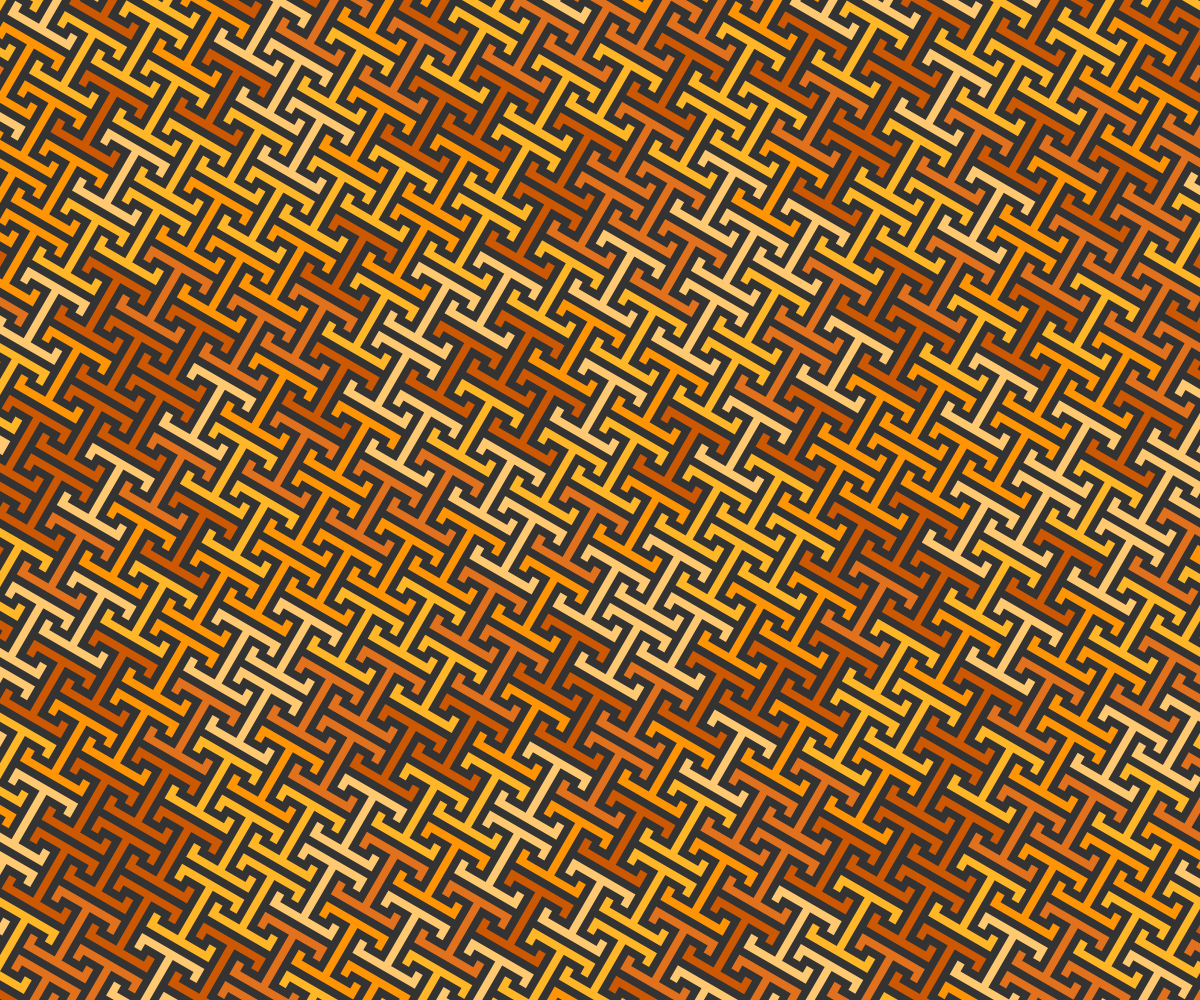
Frame 1 (no input)
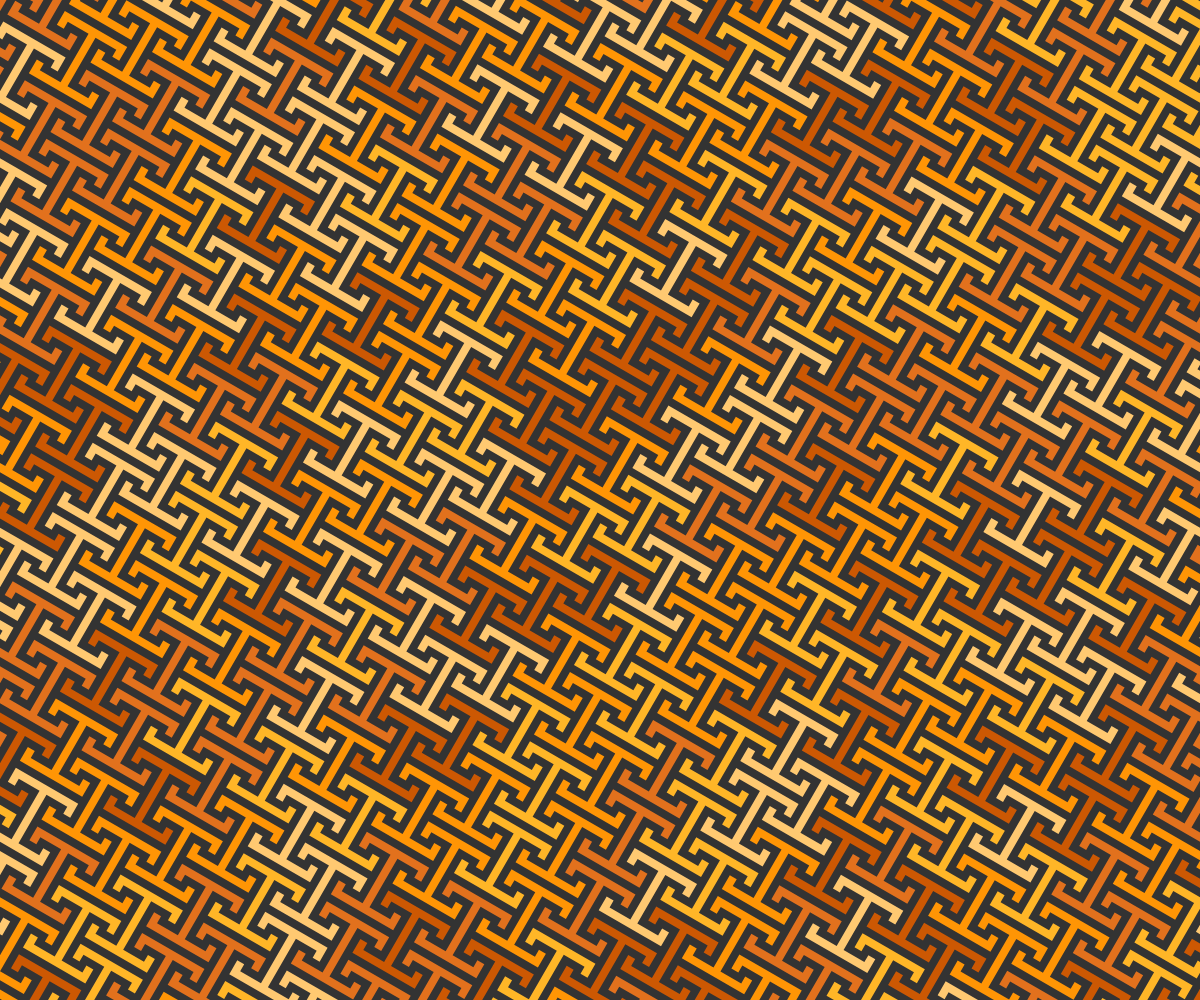
Frame 2 (the mouse pressed at the canvas centre, redrawn once)

The p5.js sketch that drew these frames (run headless with seeded random() and noise() and a simulated clock; the mouse was pressed at the canvas centre and the sketch redrawn once):

// p5.js sketch
// ── sketch.js
"use strict"

const COLORS = ["#CC5803", "#E2711D", "#FF9505", "#FFB627", "#FFC971"];
const WHITE  = "#FFFFFF";
const BLACK  = "#333333";

function setup(){
	createCanvas(windowWidth, windowHeight);
	angleMode(DEGREES); rectMode(CENTER); imageMode(CENTER);
	textAlign(CENTER, CENTER); textSize(14);
	noLoop();
}

function draw(){
	background(BLACK);
	noFill();
	noStroke();

	const len = 8;
	drawKoujiUnit(width/2, height/2, len, 30);
}

function drawKoujiUnit(x, y, len, rot=0){

	const pX = len * 6;
	const pY = len * 10;
	const rows = floor(height / pY) + 2;
	const cols = floor(width / pX) + 2;

	push();
	translate(x, y);
	rotate(rot);
	for(let r=-rows; r<rows; r++){
		for(let c=-cols; c<cols; c++){
			let x = c * pX;
			let y = r * pY;
			if(c%2==0) y -= pY / 2;
			fill(getColor(COLORS));
			drawKouji(x, y, len);
		}
	}
	pop();
}

function drawKouji(x, y, len, rot=0){

	const dirs = [
		{d:0,   l:len*9}, {d:90,  l:len*2},
		{d:180, l:len},   {d:270, l:len},
		{d:180, l:len*3}, {d:90,  l:len*7},
		{d:0,   l:len*3}, {d:270, l:len},
		{d:0,   l:len},   {d:90,  l:len*2},
		{d:180, l:len*9}, {d:270, l:len*2},
		{d:0,   l:len*1}, {d:90,  l:len},
		{d:0,   l:len*3}, {d:270, l:len*7},
		{d:180, l:len*3}, {d:90,  l:len},
		{d:180, l:len}];
	const cX = (-len*9) / 2;
	const cY = (-len*9) / 2;
	drawShape(x, y, cX, cY, len, rot, dirs);
	circle(x, y, 5);
}

function drawShape(x, y, cX, cY, len, rot, dirs){

	push();
	translate(x, y);
	rotate(rot);
	beginShape();
	let current = {x: cX, y: cY};
	vertex(current.x, current.y);
	for(let dir of dirs){
		current.x += dir.l * cos(dir.d);
		current.y += dir.l * sin(dir.d);
		vertex(current.x, current.y);
	}
	endShape(CLOSE);
	pop();
}

function getColor(colors){
	return colors[floor(random()*colors.length)];
}
